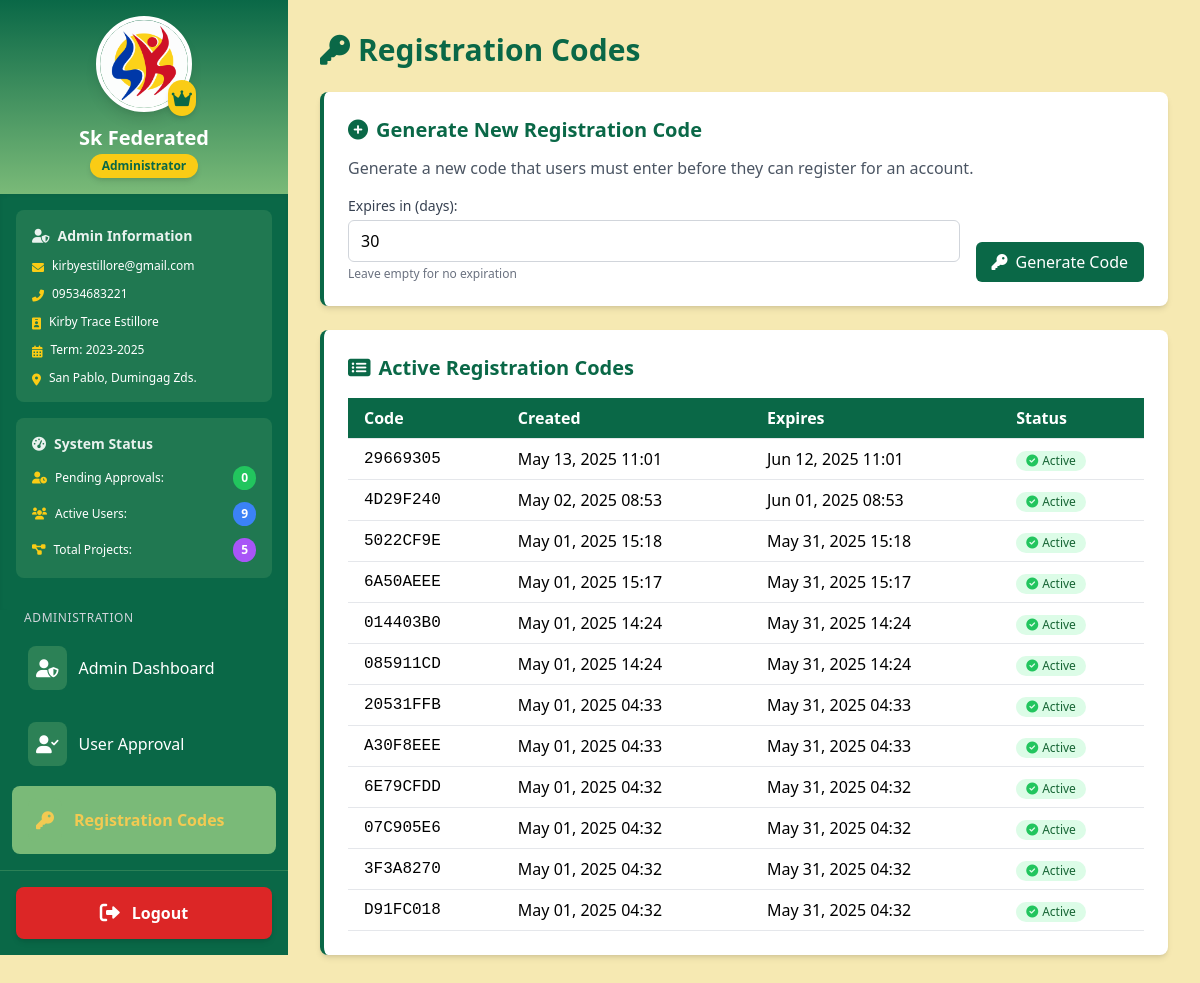
The app's page /registration-codes/ (signed in) with its own data.
### sk_project/models.py (models this page shows, shortened)
class User(AbstractUser):
    is_chairman = models.BooleanField(default=False)
    profile_picture = models.ImageField(upload_to='profile_pics/', default='profile_pics/default_avatar.png', blank=True)
    logo = models.ImageField(upload_to='logos/', null=True)
    address = models.TextField(blank=True, null=True)
    contact_number = models.CharField(max_length=15, blank=True, null=True)
    date_of_birth = models.DateField(null=True)
    GENDER_CHOICES = [
        ('male', 'Male'),
        ('female', 'Female'),
        ('other', 'Other')
    ]
    gender = models.CharField(max_length=10, choices=GENDER_CHOICES, null=True)
    term_of_office = models.CharField(max_length=20, null=True, help_text='Term of office (e.g., 2023-2026)')
    is_approved = models.BooleanField(default=False, help_text='Designates whether this user has been approved by an admin.')
    groups = models.ManyToManyField(
        Group,
        verbose_name=_('groups'),
        blank=True,
        help_text=_(
            'The groups this user belongs to. A user will get all permissions '
            'granted to each of their groups.'
        ),
        related_name='sk_user_set',
        related_query_name='sk_user',
    )
    user_permissions = models.ManyToManyField(
        Permission,
        verbose_name=_('user permissions'),
        blank=True,
        help_text=_('Specific permissions for this user.'),
        related_name='sk_user_set',
        related_query_name='sk_user',
    )

class RegistrationCode(models.Model):
    code = models.CharField(max_length=20, unique=True)
    created_by = models.ForeignKey(User, on_delete=models.CASCADE, related_name='created_codes')
    created_at = models.DateTimeField(auto_now_add=True)
    expires_at = models.DateTimeField(null=True, blank=True)
    is_used = models.BooleanField(default=False)
    used_by = models.ForeignKey(User, on_delete=models.SET_NULL, null=True, blank=True, related_name='used_code')
    used_at = models.DateTimeField(null=True, blank=True)

### sk_project/views.py (the view, shortened to what this page needs)
# urls.py: path('registration-codes/', views.generate_registration_code, name='generate_registration_code'),
@user_passes_test(lambda u: u.is_superuser)
def generate_registration_code(request):
    active_codes = RegistrationCode.objects.filter(
        Q(is_used=False) & (Q(expires_at__isnull=True) | Q(expires_at__gt=timezone.now()))
    ).order_by('-created_at')
    context = {
        'active_codes': active_codes
    }
    return render(request, 'generate_registration_code.html', context)

### templates/generate_registration_code.html (shortened to what this page needs)
{% extends 'base.html' %}
{% load static %}
{% block content %}
    <h1 class="text-3xl font-bold mb-6 text-tertiary">
        <i class="fas fa-key mr-2"></i>Registration Codes
    </h1>
    <div class="bg-white rounded-lg shadow-md p-6 border-l-4 border-tertiary mb-6">
        <h2 class="text-xl font-semibold mb-3 text-tertiary"><i class="fas fa-plus-circle mr-2"></i>Generate New Registration Code</h2>
        <p class="text-gray-600 mb-4">Generate a new code that users must enter before they can register for an account.</p>
        <form id="generateCodeForm" method="post" action="{% url 'generate_registration_code' %}" class="space-y-4">
            <div class="flex flex-col sm:flex-row space-y-2 sm:space-y-0 sm:space-x-4">
                <div class="flex-grow">
                    <label for="expires_in_days" class="block text-sm font-medium text-gray-700 mb-1">Expires in (days):</label>
                    <input type="number" id="expires_in_days" name="expires_in_days" min="1" value="30"
                           class="w-full px-3 py-2 border border-gray-300 rounded-md focus:outline-none focus:ring-2 focus:ring-tertiary">
                    <p class="text-xs text-gray-500 mt-1">Leave empty for no expiration</p>
                </div>
                <div class="flex items-end">
                    <button type="submit" id="generateCodeBtn" class="w-full sm:w-auto px-4 py-2 bg-tertiary text-white rounded-md hover:bg-quaternary transition duration-300 flex items-center justify-center">
                        <i class="fas fa-key mr-2"></i>Generate Code
                    </button>
                </div>
            </div>
        </form>
    </div>
    <div class="bg-white rounded-lg shadow-md p-6 border-l-4 border-tertiary">
        <h2 class="text-xl font-semibold mb-4 text-tertiary"><i class="fas fa-list-alt mr-2"></i>Active Registration Codes</h2>
        <div class="overflow-x-auto">
            <table class="min-w-full">
                <thead class="bg-tertiary text-white">
                    <tr>
                        <th class="py-2 px-4 border-b text-left">Code</th>
                        <th class="py-2 px-4 border-b text-left">Created</th>
                        <th class="py-2 px-4 border-b text-left">Expires</th>
                        <th class="py-2 px-4 border-b text-left">Status</th>
                    </tr>
                </thead>
                <tbody>
                    {% for code in active_codes %}
                        <tr class="hover:bg-gray-100">
                            <td class="py-2 px-4 border-b font-mono">{{ code.code }}</td>
                            <td class="py-2 px-4 border-b">{{ code.created_at|date:"M d, Y H:i" }}</td>
                            <td class="py-2 px-4 border-b">
                                {% if code.expires_at %}
                                    {{ code.expires_at|date:"M d, Y H:i" }}
                                {% else %}
                                    <span class="text-gray-500">Never</span>
                                {% endif %}
                            </td>
                            <td class="py-2 px-4 border-b">
                                {% if code.is_used %}
                                    <span class="inline-flex items-center px-2.5 py-0.5 rounded-full text-xs font-medium bg-gray-100 text-gray-800">
                                        <i class="fas fa-check-circle mr-1 text-gray-500"></i>Used
                                    </span>
                                {% else %}
                                    <span class="inline-flex items-center px-2.5 py-0.5 rounded-full text-xs font-medium bg-green-100 text-green-800">
                                        <i class="fas fa-check-circle mr-1 text-green-500"></i>Active
                                    </span>
                                {% endif %}
                            </td>
                        </tr>
                    {% empty %}
                        <tr>
                            <td colspan="4" class="py-4 text-center text-gray-500">No registration codes found.</td>
                        </tr>
                    {% endfor %}
                </tbody>
            </table>
        </div>
    </div>
{% endblock %}

### templates/base.html (shortened to what this page needs)
<!DOCTYPE html>
<html lang="en">
    {% load static %}
    <head>
        <script src="https://cdn.tailwindcss.com"></script>
        <link href="https://cdnjs.cloudflare.com/ajax/libs/font-awesome/6.0.0-beta3/css/all.min.css" rel="stylesheet">
    </head>
    <body class="bg-secondary min-h-screen">
        <div class="flex flex-col lg:flex-row min-h-screen pt-16 lg:pt-0">
            <aside id="sidebar" class="hidden lg:flex w-full lg:w-72 bg-tertiary text-white flex-col fixed lg:sticky top-0 left-0 h-full z-40 lg:z-0 overflow-y-auto transition-all duration-300 transform -translate-x-full lg:translate-x-0">
                {% if user.is_superuser %}
                <div class="p-4 flex flex-col items-center bg-gradient-to-b from-tertiary to-quaternary">
                    <a href="{% url 'edit_profile' %}" class="mb-3 relative cursor-pointer group">
                        <div class="relative">
                            {% if user.logo %}
                                <img src="{{ user.logo.url }}" alt="Organization Logo" class="w-20 h-20 md:w-24 md:h-24 rounded-full border-4 border-white shadow-lg group-hover:border-primary transition-all duration-200">
                            {% elif user.profile_picture %}
                                <img src="{{ user.profile_picture.url }}" alt="Admin Profile" class="w-20 h-20 md:w-24 md:h-24 rounded-full border-4 border-white shadow-lg group-hover:border-primary transition-all duration-200">
                            {% else %}
                                <img src="{% static 'img/drr.png' %}" alt="Default Admin Profile" class="w-20 h-20 md:w-24 md:h-24 rounded-full border-4 border-white shadow-lg group-hover:border-primary transition-all duration-200">
                            {% endif %}
                            <div class="absolute -bottom-1 -right-1 bg-yellow-400 text-tertiary p-1 rounded-full shadow-md">
                                <i class="fas fa-crown text-lg"></i>
                            </div>
                        </div>
                        <div class="absolute inset-0 flex items-center justify-center bg-black bg-opacity-0 group-hover:bg-opacity-30 rounded-full transition-all duration-300">
                        </div>
                    </a>
                    <div class="text-center">
                        <h2 class="text-xl font-bold text-white">Sk Federated</h2>
                        <div class="inline-block px-3 py-1 bg-yellow-400 text-tertiary text-xs font-bold rounded-full shadow-md">
                            Administrator
                        </div>
                    </div>
                </div>
                <div class="p-4 bg-tertiary shadow-inner">
                    <div class="bg-quaternary/20 rounded-lg p-4 mb-4">
                        <h3 class="text-sm font-semibold text-white/90 mb-3 flex items-center">
                            <i class="fas fa-user-shield mr-2"></i> Admin Information
                        </h3>
                        <div class="space-y-3 text-xs">
                            <div class="flex items-start">
                                <i class="fas fa-envelope mt-1 mr-2 text-yellow-400"></i>
                                <span>{{ user.email }}</span>
                            </div>
                            <div class="flex items-start">
                                <i class="fas fa-phone-alt mt-1 mr-2 text-yellow-400"></i>
                                <span>{{ user_contact_number|default:user.contact_number|default:"No contact number" }}</span>
                            </div>
                            <div class="flex items-start">
                                <i class="fas fa-id-badge mt-1 mr-2 text-yellow-400"></i>
                                <span>{{ user.get_full_name }}</span>
                            </div>
                            <div class="flex items-start">
                                <i class="fas fa-calendar-alt mt-1 mr-2 text-yellow-400"></i>
                                <span>Term: {{ user_term_of_office|default:user.term_of_office|default:"Not specified" }}</span>
                            </div>
                            <div class="flex items-start">
                                <i class="fas fa-map-marker-alt mt-1 mr-2 text-yellow-400"></i>
                                <span>{{ user_address|default:user.address|default:"No address provided" }}</span>
                            </div>
                        </div>
                    </div>
                    <div class="bg-quaternary/20 rounded-lg p-4 mb-4">
                        <h3 class="text-sm font-semibold text-white/90 mb-3 flex items-center">
                            <i class="fas fa-tachometer-alt mr-2"></i> System Status
                        </h3>
                        <div class="space-y-3">
                            <div class="flex justify-between items-center text-xs">
                                <div class="flex items-center">
                                    <i class="fas fa-user-clock mr-2 text-yellow-400"></i>
                                    <span>Pending Approvals:</span>
                                </div>
                                {% if pending_approvals_count and pending_approvals_count > 0 %}
                                <span class="bg-red-500 text-white text-xs font-bold px-2 py-1 rounded-full">{{ pending_approvals_count }}</span>
                                {% else %}
                                <span class="bg-green-500 text-white text-xs font-bold px-2 py-1 rounded-full">0</span>
                                {% endif %}
                            </div>
                            <div class="flex justify-between items-center text-xs">
                                <div class="flex items-center">
                                    <i class="fas fa-users mr-2 text-yellow-400"></i>
                                    <span>Active Users:</span>
                                </div>
                                <span class="bg-blue-500 text-white text-xs font-bold px-2 py-1 rounded-full">{{ active_users_count|default:"0" }}</span>
                            </div>
                            <div class="flex justify-between items-center text-xs">
                                <div class="flex items-center">
                                    <i class="fas fa-project-diagram mr-2 text-yellow-400"></i>
                                    <span>Total Projects:</span>
                                </div>
                                <span class="bg-purple-500 text-white text-xs font-bold px-2 py-1 rounded-full">{{ all_projects|length|default:"0" }}</span>
                            </div>
                        </div>
                    </div>
                </div>
                <nav class="flex-grow px-3">
                    <div class="mb-4">
                        <h3 class="text-xs uppercase tracking-wider text-gray-300 px-3 mb-2">Administration</h3>
                        <a href="{% url 'admin_dashboard' %}" class="block py-3 px-4 hover:bg-quaternary transition-colors duration-200  rounded-lg mb-2 flex items-center group">
                            <div class="bg-quaternary/30 p-2 rounded-lg mr-3 group-hover:bg-quaternary/50 transition-colors duration-200">
                                <i class="fas fa-user-shield text-lg"></i>
                            </div>
                            <span class="text-base">Admin Dashboard</span>
                        </a>
                        <a href="{% url 'user_approval' %}" class="block py-3 px-4 hover:bg-quaternary transition-colors duration-200  rounded-lg mb-2 flex items-center group">
                            <div class="bg-quaternary/30 p-2 rounded-lg mr-3 group-hover:bg-quaternary/50 transition-colors duration-200">
                                <i class="fas fa-user-check text-lg"></i>
                            </div>
                            <span class="text-base">User Approval</span>
                        </a>
                        <a href="{% url 'generate_registration_code' %}" class="block py-3 px-4 hover:bg-quaternary transition-colors duration-200 {% if request.resolver_match.url_name == 'generate_registration_code' %}bg-quaternary text-primary font-bold{% endif %} rounded-lg mb-2 flex items-center group">
                            <div class="bg-quaternary/30 p-2 rounded-lg mr-3 group-hover:bg-quaternary/50 transition-colors duration-200">
                                <i class="fas fa-key text-lg"></i>
                            </div>
                            <span class="text-base">Registration Codes</span>
                        </a>
                    </div>
                </nav>
                {% endif %}
                <div class="p-4 mt-auto border-t border-quaternary/30">
                    <a href="{% url 'logout' %}" class="block py-3 px-6 bg-red-600 text-white rounded-lg hover:bg-red-700 transition-colors duration-200 text-center flex items-center justify-center shadow-md">
                        <i class="fas fa-sign-out-alt mr-3 text-xl"></i> <span class="text-base font-semibold">Logout</span>
                    </a>
                </div>
            </aside>
            <main class="flex-1 p-4 md:p-6 lg:p-8 overflow-y-auto">
                {% block content %}
                {% endblock %}
            </main>
        </div>
    </body>
</html>

### records on screen
User: logo (picture), email "kirbyestillore@gmail.com", contact_number "09534683221", get_full_name "Kirby Trace Estillore", term_of_office "2023-2025", address "San Pablo, Dumingag Zds."
RegistrationCode: code "29669305", created_at "May 13, 2025 11:01", expires_at "Jun 12, 2025 11:01", is_used False (drawn)
RegistrationCode: code "4D29F240", created_at "May 02, 2025 08:53", expires_at "Jun 01, 2025 08:53", is_used False (drawn)
RegistrationCode: code "5022CF9E", created_at "May 01, 2025 15:18", expires_at "May 31, 2025 15:18", is_used False (drawn)
RegistrationCode: code "6A50AEEE", created_at "May 01, 2025 15:17", expires_at "May 31, 2025 15:17", is_used False (drawn)
RegistrationCode: code "014403B0", created_at "May 01, 2025 14:24", expires_at "May 31, 2025 14:24", is_used False (drawn)
RegistrationCode: code "085911CD", created_at "May 01, 2025 14:24", expires_at "May 31, 2025 14:24", is_used False (drawn)
RegistrationCode: code "20531FFB", created_at "May 01, 2025 04:33", expires_at "May 31, 2025 04:33", is_used False (drawn)
RegistrationCode: code "A30F8EEE", created_at "May 01, 2025 04:33", expires_at "May 31, 2025 04:33", is_used False (drawn)
RegistrationCode: code "6E79CFDD", created_at "May 01, 2025 04:32", expires_at "May 31, 2025 04:32", is_used False (drawn)
RegistrationCode: code "07C905E6", created_at "May 01, 2025 04:32", expires_at "May 31, 2025 04:32", is_used False (drawn)
RegistrationCode: code "3F3A8270", created_at "May 01, 2025 04:32", expires_at "May 31, 2025 04:32", is_used False (drawn)
RegistrationCode: code "D91FC018", created_at "May 01, 2025 04:32", expires_at "May 31, 2025 04:32", is_used False (drawn)

### other values on screen
{{ active_users_count|default:"0" }} "9"
{{ all_projects|length|default:"0" }} "5"
